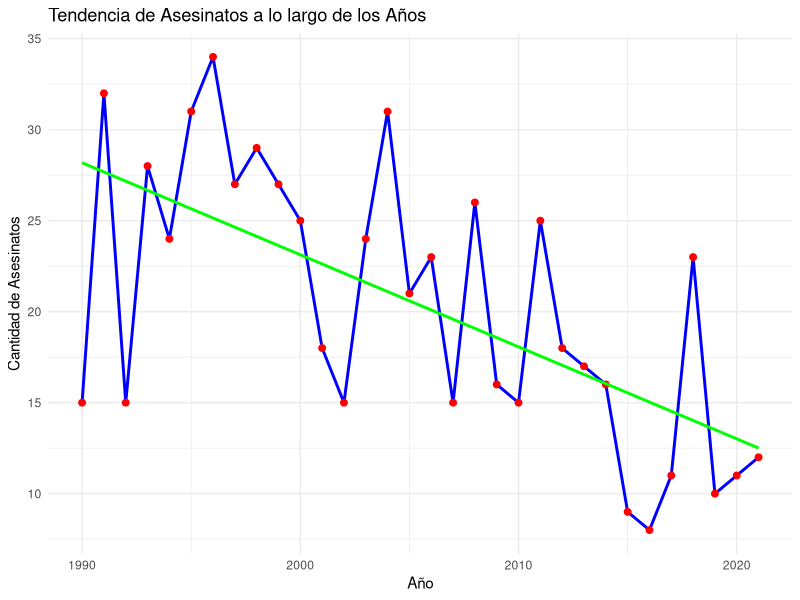
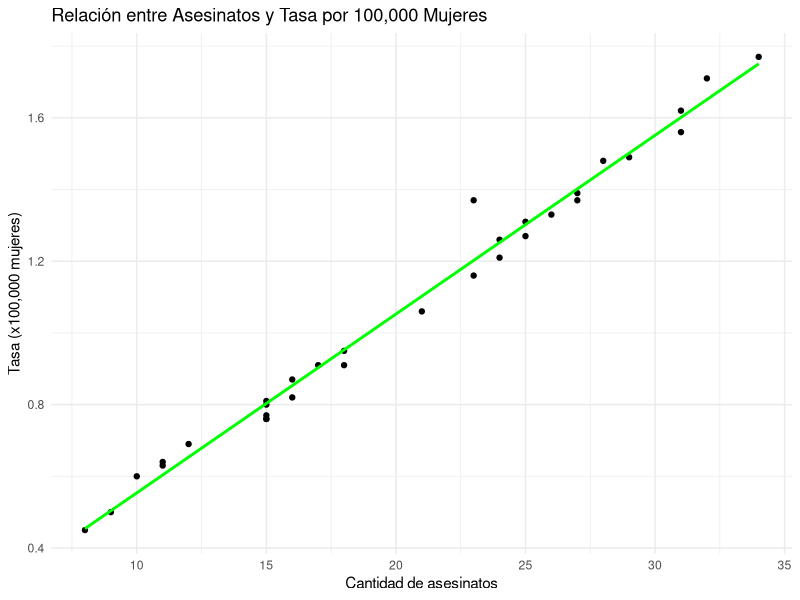
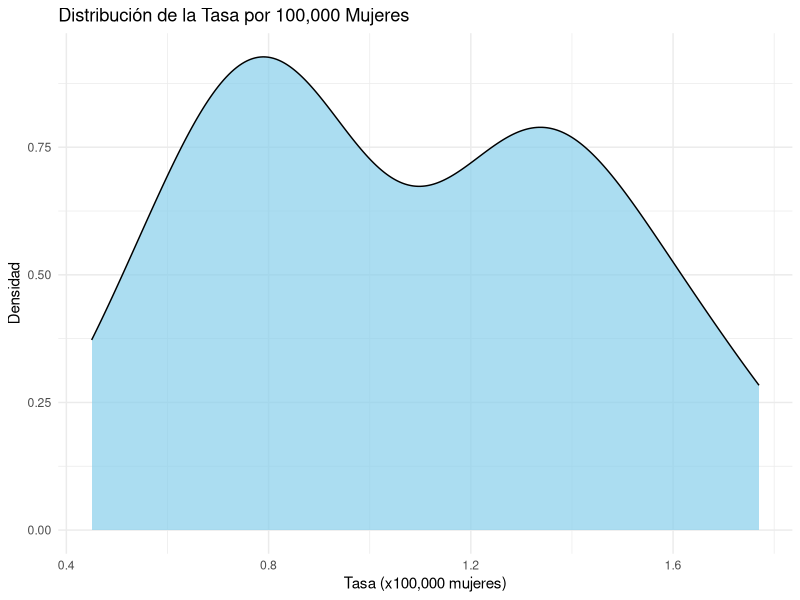

The R source for these figures, in order: (Note: this script raises an error after producing the figures.)
## ---- chunk 1
knitr::opts_chunk$set(echo = TRUE)
## ---- chunk 2
library(tidyverse)
library(readxl)
library(kableExtra)
setwd("~/IEPR/DashboardPARE")
## ---- chunk 3
# violencia domestica
opmFemiVD <- read_excel("data/Oficina_de_procuradora_de_mujeres/opmFemiVD.xlsx") # año, asesinatos, tasa x100k 
## ---- chunk 4
ggplot(opmFemiVD, aes(x = Año, y = `Cantidad de asesinatos`, group = 1)) +
  geom_line(color = "blue", linewidth = 1) +
  geom_point(color = "red", size = 2) +
  geom_smooth(method = "lm", se = FALSE, color = "green" ) +  # Añade líneas de tendencia lineal
  labs(title = "Tendencia de Asesinatos a lo largo de los Años", x = "Año", y = "Cantidad de Asesinatos") +
  theme_minimal()

## ---- chunk 5
ggplot(opmFemiVD, aes(x = `Cantidad de asesinatos`, y = `Tasa (x100,000 mujeres)`)) +
  geom_point() +
  labs(title = "Relación entre Asesinatos y Tasa por 100,000 Mujeres", x = "Cantidad de asesinatos", y = "Tasa (x100,000 mujeres)") +
  geom_smooth(method = "lm", se = FALSE, color = "green" ) +  # Añade líneas de tendencia lineal
  theme_minimal()

# Ajuste de un modelo de regresión lineal
modelo_regresion <- lm(`Tasa (x100,000 mujeres)` ~ `Cantidad de asesinatos`, data = opmFemiVD)

# Resumen del modelo
summary(modelo_regresion)
## ---- chunk 6
ggplot(opmFemiVD, aes(x = `Tasa (x100,000 mujeres)`)) +
  geom_density(fill = "skyblue", alpha = 0.7) +
  labs(title = "Distribución de la Tasa por 100,000 Mujeres", x = "Tasa (x100,000 mujeres)", y = "Densidad") +
  theme_minimal()
## ---- chunk 7
meses <- c("1" = "enero", "2" = "febrero", "3" = "marzo",  "4" = "abril", "5" = "mayo", "6" = "junio", "7" = "julio", "8" = "agosto", "9" = "septiembre","10" = "octubre", "11" = "noviembre", "12" = "diciembre")

# importando el dataset de Casos en Supervisión de Ley 54
opm_casos <-  read_excel("data/Oficina_de_procuradora_de_mujeres/opmPartMes.xlsx") %>%
  mutate(
    # la función as.yearmon convierte el año y mes a una sola fecha para poderla visualizar apropiadamente, la función es parte del paquete zoo
    fecha = as.yearmon(paste(year, month), "%Y %m"),
    month =  factor(month, levels = 1:12, labels = meses), 
    year = as.factor(year)
  )
opm_casos
## ---- chunk 8
ggplot(opm_casos, aes(x = fecha, y = cantidad, group = tipo, color = tipo)) +
  geom_line(size = 1) +
  geom_point(size = 3) +
  labs(title = "Tendencias Mensuales de Violencia Doméstica por Año", x = "Fecha", y = "Cantidad de Casos") +
  theme_minimal() +
  theme(axis.text.x = element_text(angle = 45, hjust = 1))

ggplot(opm_casos, aes(x = fecha, y = cantidad, color = tipo)) +
  geom_line(size = 1) +
  geom_point(size = 3) +
  labs(title = "Tendencias Mensuales de Violencia Doméstica por Año y Tipo", x = "Mes", y = "Cantidad de Casos") +
  theme(axis.text.x = element_text(angle = 45, hjust = 1)) +
  theme_minimal() + 
  facet_wrap(~ tipo, scales = "fixed") +
  theme(axis.text.x = element_text(angle = 45, hjust = 1))
## ---- chunk 9
# Obtener los tipos únicos
tipos_casos <- unique(opm_casos$tipo)

# Loop para crear y mostrar las gráficas
for (i in seq_along(tipos_casos)) {
  plot_data <- subset(opm_casos, tipo == tipos_casos[i])
  
  # Crear la gráfica
  p <- ggplot(plot_data, aes(x = fecha, y = cantidad, color = tipo)) +
    geom_line(size = 1) +
    geom_point(size = 3) +
    labs(title = paste("Tendencias Mensuales de", tipos_casos[i], "por Año"), x = "Mes", y = "Cantidad de Casos", color = "Año") +
    geom_smooth(method = "lm", se = FALSE) +  
    theme_minimal() +
    theme(axis.text.x = element_text(angle = 45, hjust = 1))
  
  # Mostrar la gráfica
  print(p)
}
## ---- chunk 10
opmVic_long <- read_excel("data/Oficina_de_procuradora_de_mujeres/opmVicGraf.xlsx") %>% 
  rename_at(vars(1,2,3,4), ~ c("género","2020", "2021", "2022")) %>%
  pivot_longer(!género, names_to = "año", values_to = "víctimas")
opmVic_long
## ---- chunk 11
# Gráfico de líneas para las tendencias de víctimas por género a lo largo de los años
ggplot(opmVic_long, aes(x = año, y = víctimas, group = género, color = género)) +
  geom_line(size = 1.5) +
  geom_point(size = 3) +
  labs(title = "Tendencias de Víctimas por Género a lo largo de los Años", x = "Año", y = "Número de Víctimas", color = "Género") +
  theme_minimal()
## ---- chunk 12
# Gráfico de barras agrupadas por género y año
ggplot(opmVic_long, aes(x = año, y = víctimas, fill = género)) +
  geom_bar(stat = "identity", position = "dodge", width = 0.7) +
  labs(title = "Víctimas por Género y Año", x = "Año", y = "Número de Víctimas", fill = "Género") +
  theme_minimal()
## ---- chunk 13
# Gráfico de barras apiladas por género y año
ggplot(opmVic_long, aes(x = año, y = víctimas, fill = género)) +
  geom_bar(stat = "identity") +
  labs(title = "Víctimas por Género y Año", x = "Año", y = "Número de Víctimas", fill = "Género") +
  theme_minimal()

## ---- chunk 14
opmMedio_long <- read_excel("data/Oficina_de_procuradora_de_mujeres/opmMedio.xlsx") %>% 
  rename_at(vars(2,3,4), ~ c("2020", "2021", "2022")) %>%
  pivot_longer(!`Medio de orientación`, names_to = "año", values_to = "personas atendidas") %>% 
  filter(`Medio de orientación` != "Total")
opmMedio_long
## ---- chunk 15
# Gráfico de líneas por medio de orientación a lo largo de los años
ggplot(opmMedio_long, aes(x = año, y = `personas atendidas`, group = `Medio de orientación`, color = `Medio de orientación`)) +
  geom_line(size = 1.5) +
  geom_point(size = 3) +
  labs(title = "Personas Atendidas por Medio de Orientación a lo largo de los Años", x = "Año", y = "Número de Personas Atendidas", color = "Medio de Orientación") +
  theme_minimal()
## ---- chunk 16
# Gráfico de barras agrupadas por año y medio de orientación
ggplot(opmMedio_long, aes(x = año, y = `personas atendidas`, fill = `Medio de orientación`)) +
  geom_bar(stat = "identity", position = "dodge", width = 0.7) +
  labs(title = "Personas Atendidas por Medio de Orientación y Año", x = "Año", y = "Número de Personas Atendidas", fill = "Medio de Orientación") +
  theme_minimal()

## ---- chunk 17
read_excel("data/Oficina_de_procuradora_de_mujeres/opmServiciosMes.xlsx") # mes, año, tipo de servicio, # ofrecidos
